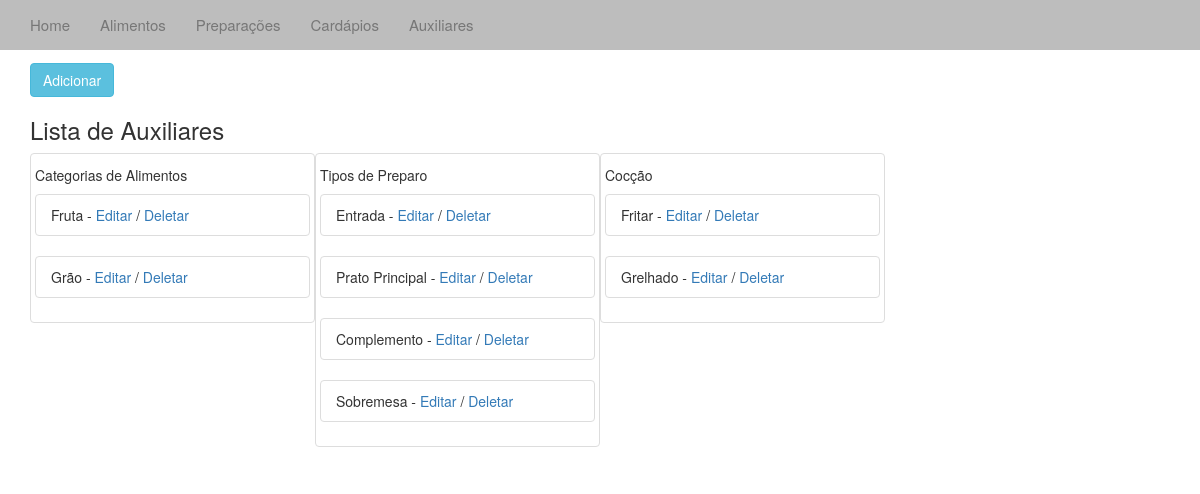
Screenshot of /aux/ with the database file from the repository.
### cardapio/models.py (models this page shows, shortened)
class Aux(models.Model):
	tipo = models.IntegerField(max_length=1)
	desc = models.CharField(max_length=4)

### cardapio/views.py (the view)
# urls.py: url(r'^aux/', 'cardapio.views.aux', name='aux'),
def aux(request):
	aux_list = Aux.objects.all()
	context = {'aux_list':aux_list}
	return render_to_response('aux.html', context)

### templates/aux.html (shortened to what this page needs)
{% extends "base.html" %}
{% block body%}
<div class="container-fluid">
	<div class="container">
			<h2>Auxiliares</h2>
			<a href="/addaux/"><button type="button" class="btn btn-info">Adicionar</button></a>
			<h3>Lista de Auxiliares</h3>
		{% if aux_list %}
		<div class="thumbnail col-sm-3">
			<h5> Categorias de Alimentos </h5>
			{% for aux in aux_list %}
			{% if aux.tipo == 1 %}
			<ul class="list-group">
			<li class="list-group-item">{{ aux.desc }} -
				<a href="/editaux/{{ aux.id }}"> Editar</a> /
				<a href="/deleteaux/{{ aux.id }}"> Deletar </a>
			</li>
			</ul>
			{% endif %}
			{% endfor %}
		</div>
		<div class="thumbnail col-sm-3">
			<h5> Tipos de Preparo </h5>
			{% for aux in aux_list %}
			{% if aux.tipo == 2 %}
			<ul class="list-group">
			<li class="list-group-item">{{ aux.desc }} -
				<a href="/editaux/{{ aux.id }}"> Editar</a> /
				<a href="/deleteaux/{{ aux.id }}"> Deletar </a>
			</li>
			</ul>
			{% endif %}
			{% endfor %}
		</div>
		<div class="thumbnail col-sm-3">
			<h5> Cocção </h5>
			{% for aux in aux_list %}
			{% if aux.tipo == 3 %}
			<ul class="list-group">
			<li class="list-group-item">{{ aux.desc }} -
				<a href="/editaux/{{ aux.id }}"> Editar</a> /
				<a href="/deleteaux/{{ aux.id }}"> Deletar </a>
			</li>
			</ul>
			{% endif %}
			{% endfor %}
		</div>
		<br />
		{% endif %}
	</div>
</div>
{% endblock %}

### rows the page displays
Aux: desc "Fruta"
Aux: desc "Grão"
Aux: desc "Entrada"
Aux: desc "Prato Principal"
Aux: desc "Complemento"
Aux: desc "Sobremesa"
Aux: desc "Fritar"
Aux: desc "Grelhado"
